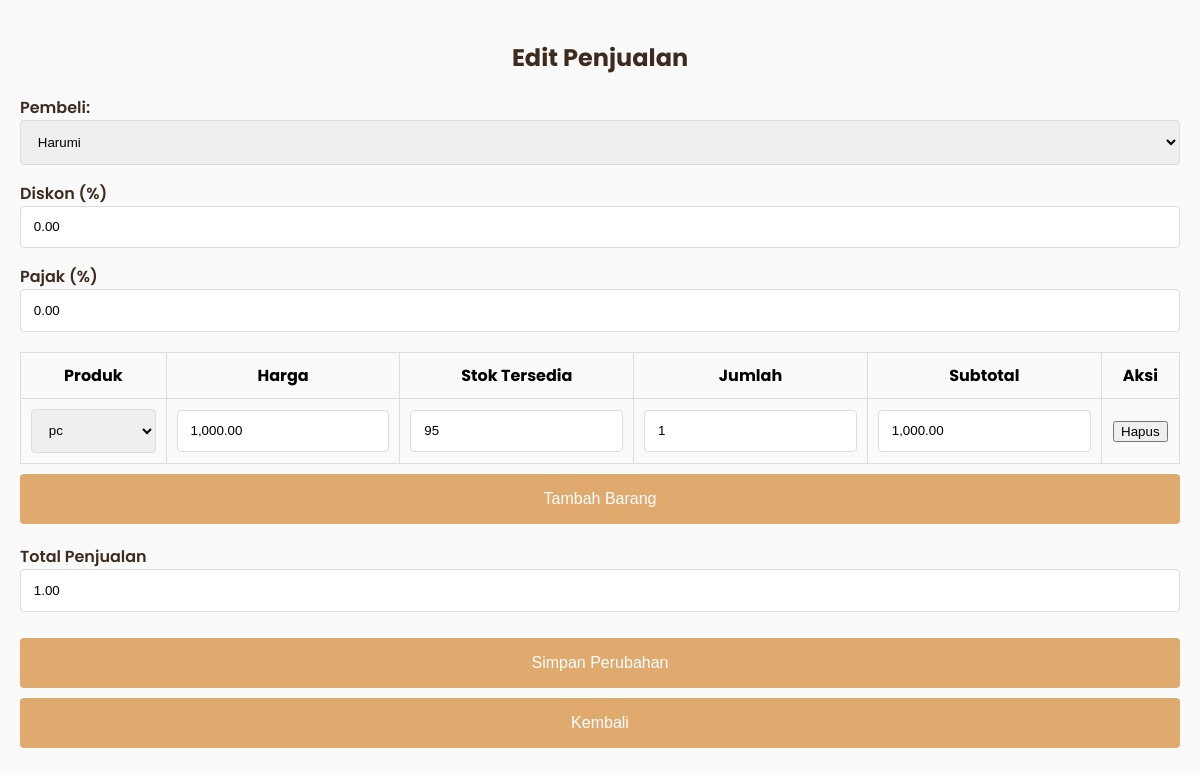
Page /admin/penjualan/edit_penjualan.php?id=97 (signed in) on the earlier database version.
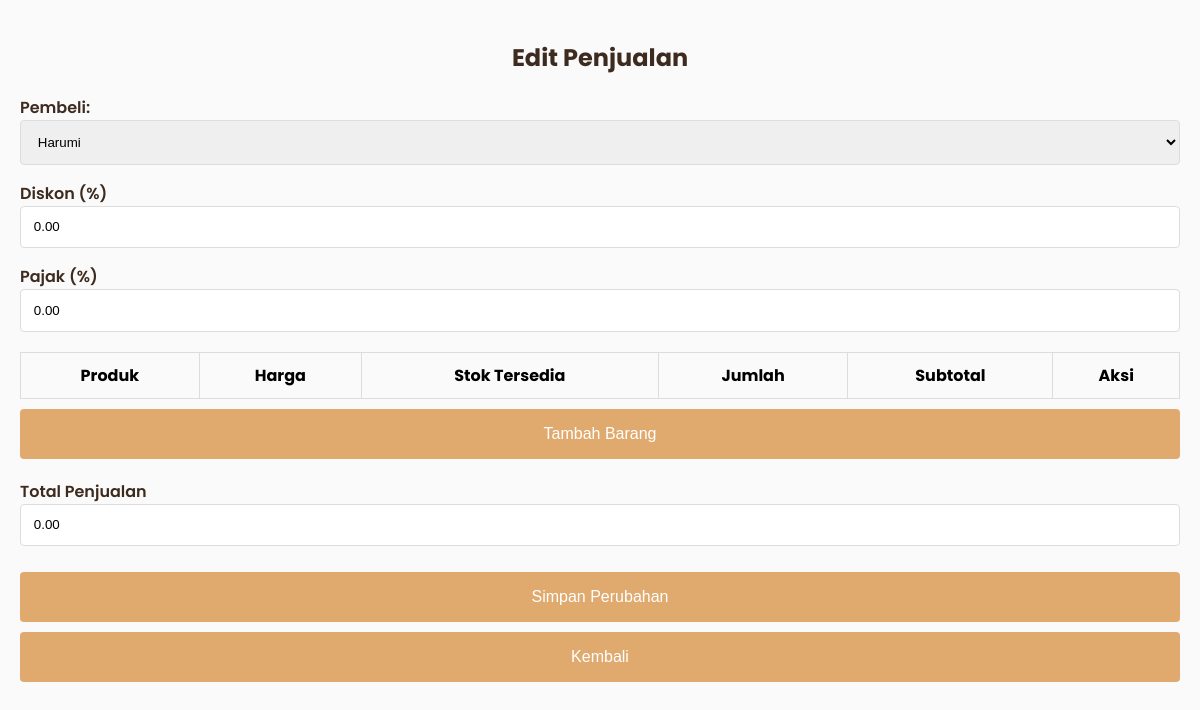
Same page on the later database version.
### tables this page shows
CREATE TABLE `detailpenjualan` (
  `DetailID` int(10) NOT NULL,
  `PenjualanID` int(10) DEFAULT NULL,
  `ProdukID` int(10) DEFAULT NULL,
  `user_id` int(10) DEFAULT NULL,
  `JumlahProduk` int(10) DEFAULT NULL,
  `Subtotal` int(10) DEFAULT NULL,
  `kode_pembayaran` int(10) NOT NULL,
  `total_harga` int(11) NOT NULL
);

CREATE TABLE `produk` (
  `ProdukID` int(10) NOT NULL,
  `NamaProduk` varchar(255) DEFAULT NULL,
  `Harga` decimal(12,2) DEFAULT NULL,
  `Stok` int(255) DEFAULT NULL,
  `kategori_id` int(11) DEFAULT NULL,
  `deskripsi` text DEFAULT NULL,
  `gambar` varchar(255) DEFAULT NULL
);

### admin/penjualan/edit_penjualan.php (the view, shortened to what the changed rows need)
<?php
$mysqli = new mysqli("localhost", "root", "", "kasir_reddra");
$penjualanID = isset($_GET['id']) ? intval($_GET['id']) : 0;
$detailPenjualan = [];
$stmt = $mysqli->prepare("SELECT * FROM detailpenjualan WHERE PenjualanID = ?");
$stmt->bind_param("i", $penjualanID);
$stmt->execute();
$result = $stmt->get_result();
while ($row = $result->fetch_assoc()) {
    $detailPenjualan[] = $row;
}
$productList = [];
$resultProducts = $mysqli->query("SELECT ProdukID, NamaProduk, Harga, Stok FROM produk");
if ($resultProducts) {
    while ($row = $resultProducts->fetch_assoc()) {
        $productList[] = $row;
    }
}
?>
<!DOCTYPE html>
<html lang="id">
<head>
    <link rel="stylesheet" href="https://cdn.jsdelivr.net/npm/sweetalert2@11/dist/sweetalert2.min.css">
</head>
<body>
    <div class="content-card">
        <h2>Edit Penjualan</h2>
        <form action="" method="post" id="penjualanForm">
            <table id="detailTable">
                <thead>
                    <tr>
                        <th>Produk</th>
                        <th>Harga</th>
                        <th>Stok Tersedia</th>
                        <th>Jumlah</th>
                        <th>Subtotal</th>
                        <th>Aksi</th>
                    </tr>
                </thead>
                <tbody>
                    <?php
                    foreach ($detailPenjualan as $detail):
                        $prodInfo = array_filter($productList, function($prod) use ($detail) {
                            return $prod['ProdukID'] == $detail['ProdukID'];
                        });
                        $prodInfo = array_shift($prodInfo);
                    ?>
                    <tr>
                        <td>
                            <select class="form-control" onchange="updateRow(this)">
                                <?php foreach($productList as $prod): ?>
                                <option value="<?= $prod['ProdukID'] ?>" data-harga="<?= $prod['Harga'] ?>"
                                    data-stok="<?= $prod['Stok'] ?>"
                                    <?= ($detail['ProdukID'] == $prod['ProdukID'] ? 'selected' : '') ?>>
                                    <?= htmlspecialchars($prod['NamaProduk']) ?>
                                </option>
                                <?php endforeach; ?>
                            </select>
                        </td>
                        <td>
                            <input type="text" class="form-control" readonly
                                value="<?= isset($prodInfo['Harga']) ? number_format($prodInfo['Harga'], 2) : '0.00' ?>">
                        </td>
                        <td>
                            <input type="text" class="form-control" readonly
                                value="<?= isset($prodInfo['Stok']) ? $prodInfo['Stok'] : '0' ?>">
                        </td>
                        <td>
                            <input type="number" class="form-control" value="<?= $detail['JumlahProduk'] ?>" min="0"
                                onchange="updateRow(this)">
                        </td>
                        <td>
                            <input type="text" class="form-control" readonly
                                value="<?= number_format($detail['Subtotal'], 2) ?>">
                        </td>
                        <td>
                            <button type="button" onclick="removeRow(this)">Hapus</button>
                        </td>
                    </tr>
                    <?php endforeach; ?>
                </tbody>
            </table>
            <div class="form-group" style="margin-top:20px;">
                <label class="form-label">Total Penjualan</label>
                <input type="text" id="totalPenjualan" class="form-control" readonly value="0">
            </div>
        </form>
    </div>
</body>
</html>

Differences in the rows shown:
removed detailpenjualan: ProdukID.NamaProduk "pc", ProdukID.Harga "1,000.00", ProdukID.Stok "95", JumlahProduk "1", Subtotal "1,000.00"
Other differences:
form field value: "1.00" → "0.00"
